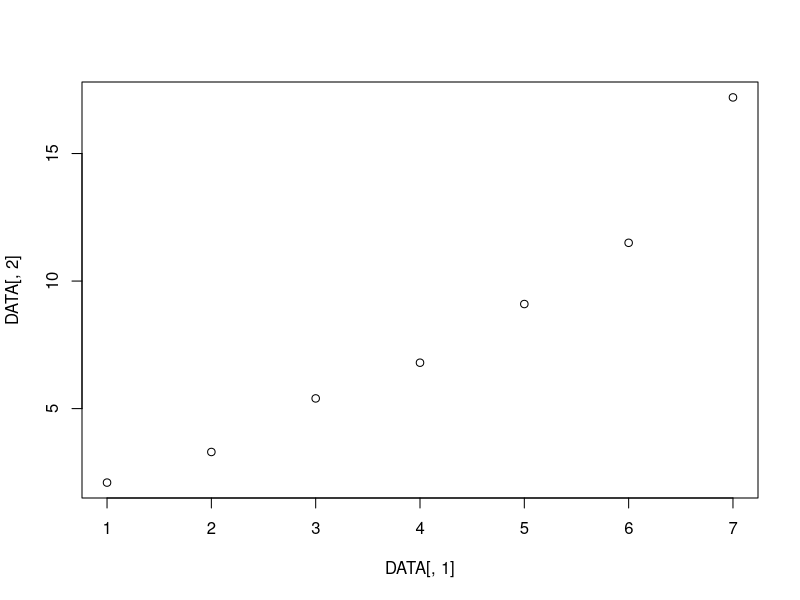
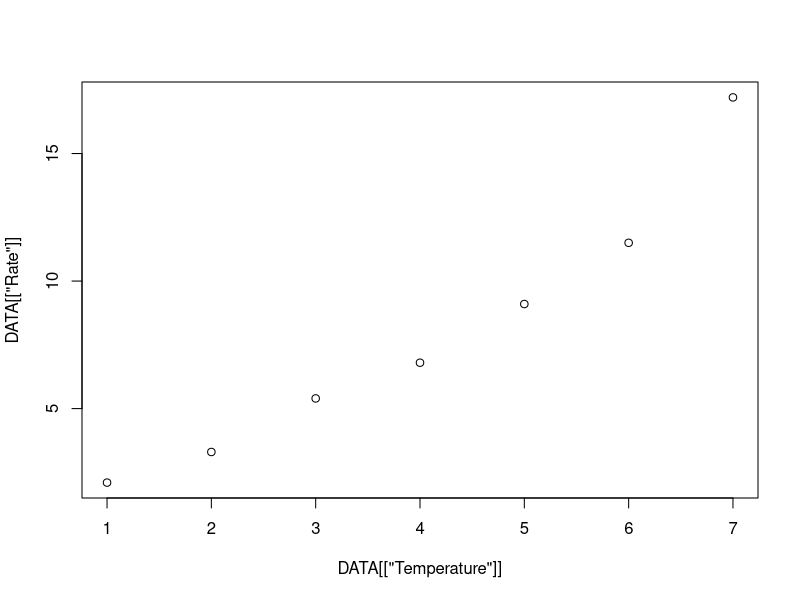
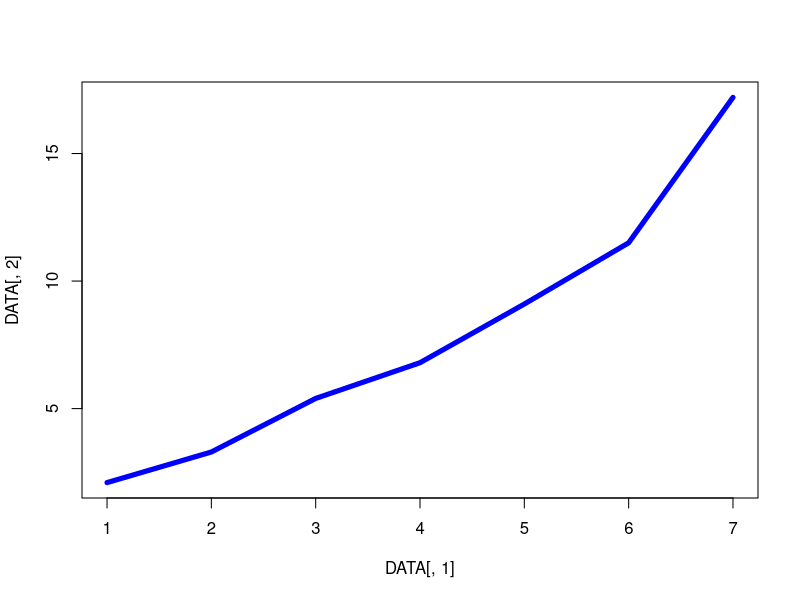

Source code (R) for these figures, in order:
DATA <- read.csv('Example01.csv')
summary(DATA)
plot(DATA[,1],DATA[,2])
plot(DATA[['Temperature']],DATA[['Rate']])
plot(DATA[,1],DATA[,2],type='l',col='blue',lwd=5)
cor.test(DATA[,1],DATA[,2])


